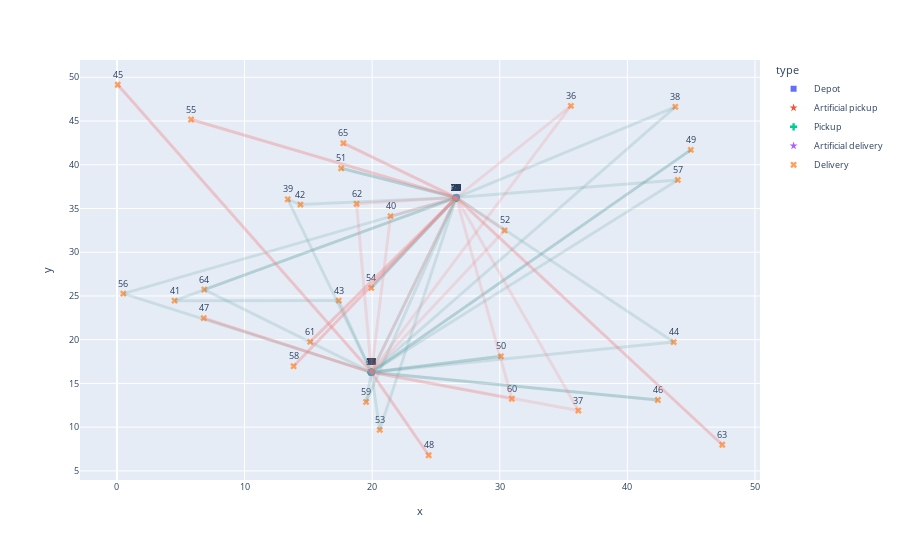

Notebook source saved alongside this figure:
### Code cell
import plotly.express as px
import plotly.graph_objects as go
import matplotlib, random

random.seed(123)
colors = dict(matplotlib.colors.cnames.items())

hex_colors = tuple(colors.values())


fig = px.scatter(df_instance,x="x", y="y", symbol='type', symbol_sequence=["square","star","cross", "star", "x"], color='type', text=df_instance.index, hover_data={"x":False, "y":False,  "d":True, "type":True, "index":df_instance.index})

fig.update_traces(textposition='top center')

fig.update_layout(font=dict(size=9))

# Create scatter trace of text labels

for route in routes:
    
    color = random.choice(hex_colors)
    
    for index_node in range(1, len(route)):
        
        fig.add_shape(type="line",
            x0=df_instance.iloc[route[index_node-1]].x, 
            y0=df_instance.iloc[route[index_node-1]].y,
            x1=df_instance.iloc[route[index_node]].x,
            y1=df_instance.iloc[route[index_node]].y,

            line=dict(color=color,width=3), 
            opacity = 0.2,
            visible = True
        )
        


fig.show(image="svg")

### Figure 1 — Plotly figure (JSON) as saved in the notebook; plotly's stock layout.template omitted (floating-point values rounded to 4 significant figures)
{"data": [{"customdata": [[0, "Depot", 0], [0, "Depot", 1], [0, "Depot", 66], [0, "Depot", 67]], "hovertemplate": "type=%{customdata[1]}<br>index=%{customdata[2]}<br>d=%{customdata[0]}<extra></extra>", "legendgroup": "Depot", "marker": {"color": "#636efa", "symbol": "square"}, "mode": "markers+text", "name": "Depot", "orientation": "v", "showlegend": true, "text": [0, 1, 66, 67], "textposition": "top center", "type": "scatter", "x": [19.94, 26.59, 19.94, 26.59], "xaxis": "x", "y": [16.27, 36.24, 16.27, 36.24], "yaxis": "y"}, {"customdata": [[1, "Artificial pickup", 2], [0, "Artificial pickup", 3]], "hovertemplate": "type=%{customdata[1]}<br>index=%{customdata[2]}<br>d=%{customdata[0]}<extra></extra>", "legendgroup": "Artificial pickup", "marker": {"color": "#EF553B", "symbol": "star"}, "mode": "markers+text", "name": "Artificial pickup", "orientation": "v", "showlegend": true, "text": [2, 3], "textposition": "top center", "type": "scatter", "x": [19.94, 26.59], "xaxis": "x", "y": [16.27, 36.24], "yaxis": "y"}, {"customdata": [[7, "Pickup", 4], [9, "Pickup", 5], [15, "Pickup", 6], [5, "Pickup", 7], [12, "Pickup", 8], [5, "Pickup", 9], [10, "Pickup", 10], [8, "Pickup", 11], [11, "Pickup", 12], [12, "Pickup", 13], [8, "Pickup", 14], [14, "Pickup", 15], [15, "Pickup", 16], [8, "Pickup", 17], [11, "Pickup", 18], [11, "Pickup", 19], [5, "Pickup", 20], [11, "Pickup", 21], [7, "Pickup", 22], [10, "Pickup", 23], [13, "Pickup", 24], [10, "Pickup", 25], [10, "Pickup", 26], [14, "Pickup", 27], [10, "Pickup", 28], [13, "Pickup", 29], [6, "Pickup", 30], [8, "Pickup", 31], [9, "Pickup", 32], [11, "Pickup", 33]], "hovertemplate": "type=%{customdata[1]}<br>index=%{customdata[2]}<br>d=%{customdata[0]}<extra></extra>", "legendgroup": "Pickup", "marker": {"color": "#00cc96", "symbol": "cross"}, "mode": "markers+text", "name": "Pickup", "orientation": "v", "showlegend": true, "text": [4, 5, 6, 7, 8, 9, 10, 11, 12, 13, 14, 15, 16, 17, 18, 19, 20, 21, 22, 23, 24, 25, 26, 27, 28, 29, 30, 31, 32, 33], "textposition": "top center", "type": "scatter", "x": [19.94, 19.94, 19.94, 19.94, 19.94, 19.94, 19.94, 19.94, 19.94, 19.94, 19.94, 19.94, 19.94, 19.94, 19.94, 26.59, 26.59, 26.59, 26.59, 26.59, 26.59, 26.59, 26.59, 26.59, 26.59, 26.59, 26.59, 26.59, 26.59, 26.59], "xaxis": "x", "y": [16.27, 16.27, 16.27, 16.27, 16.27, 16.27, 16.27, 16.27, 16.27, 16.27, 16.27, 16.27, 16.27, 16.27, 16.27, 36.24, 36.24, 36.24, 36.24, 36.24, 36.24, 36.24, 36.24, 36.24, 36.24, 36.24, 36.24, 36.24, 36.24, 36.24], "yaxis": "y"}, {"customdata": [[-1, "Artificial delivery", 34], [0, "Artificial delivery", 35]], "hovertemplate": "type=%{customdata[1]}<br>index=%{customdata[2]}<br>d=%{customdata[0]}<extra></extra>", "legendgroup": "Artificial delivery", "marker": {"color": "#ab63fa", "symbol": "star"}, "mode": "markers+text", "name": "Artificial delivery", "orientation": "v", "showlegend": true, "text": [34, 35], "textposition": "top center", "type": "scatter", "x": [19.94, 26.59], "xaxis": "x", "y": [16.27, 36.24], "yaxis": "y"}, {"customdata": [[-7, "Delivery", 36], [-9, "Delivery", 37], [-15, "Delivery", 38], [-5, "Delivery", 39], [-12, "Delivery", 40], [-5, "Delivery", 41], [-10, "Delivery", 42], [-8, "Delivery", 43], [-11, "Delivery", 44], [-12, "Delivery", 45], [-8, "Delivery", 46], [-14, "Delivery", 47], [-15, "Delivery", 48], [-8, "Delivery", 49], [-11, "Delivery", 50], [-11, "Delivery", 51], [-5, "Delivery", 52], [-11, "Delivery", 53], [-7, "Delivery", 54], [-10, "Delivery", 55], [-13, "Delivery", 56], [-10, "Delivery", 57], [-10, "Delivery", 58], [-14, "Delivery", 59], [-10, "Delivery", 60], [-13, "Delivery", 61], [-6, "Delivery", 62], [-8, "Delivery", 63], [-9, "Delivery", 64], [-11, "Delivery", 65]], "hovertemplate": "type=%{customdata[1]}<br>index=%{customdata[2]}<br>d=%{customdata[0]}<extra></extra>", "legendgroup": "Delivery", "marker": {"color": "#FFA15A", "symbol": "x"}, "mode": "markers+text", "name": "Delivery", "orientation": "v", "showlegend": true, "text": [36, 37, 38, 39, 40, 41, 42, 43, 44, 45, 46, 47, 48, 49, 50, 51, 52, 53, 54, 55, 56, 57, 58, 59, 60, 61, 62, 63, 64, 65], "textposition": "top center", "type": "scatter", "x": [35.57, 36.16, 43.76, 13.39, 21.44, 4.515, 14.38, 17.38, 43.63, 0.062, 42.39, 6.799, 24.43, 44.97, 30.09, 17.57, 30.38, 20.59, 19.93, 5.808, 0.497, 43.95, 13.84, 19.52, 30.95, 15.14, 18.78, 47.44, 6.843, 17.74], "xaxis": "x", "y": [46.73, 11.9, 46.62, 36.05, 34.13, 24.46, 35.45, 24.47, 19.72, 49.15, 13.1, 22.47, 6.787, 41.7, 18.1, 39.6, 32.49, 9.692, 25.91, 45.17, 25.27, 38.26, 16.97, 12.88, 13.25, 19.75, 35.54, 7.99, 25.73, 42.47], "yaxis": "y"}], "layout": {"font": {"size": 9}, "legend": {"title": {"text": "type"}, "tracegroupgap": 0}, "margin": {"t": 60}, "shapes": [{"line": {"color": "#5F9EA0", "width": 3}, "opacity": 0.2, "type": "line", "visible": true, "x0": 19.94, "x1": 19.94, "y0": 16.27, "y1": 16.27}, {"line": {"color": "#5F9EA0", "width": 3}, "opacity": 0.2, "type": "line", "visible": true, "x0": 19.94, "x1": 19.94, "y0": 16.27, "y1": 16.27}, {"line": {"color": "#5F9EA0", "width": 3}, "opacity": 0.2, "type": "line", "visible": true, "x0": 19.94, "x1": 43.63, "y0": 16.27, "y1": 19.72}, {"line": {"color": "#5F9EA0", "width": 3}, "opacity": 0.2, "type": "line", "visible": true, "x0": 43.63, "x1": 26.59, "y0": 19.72, "y1": 36.24}, {"line": {"color": "#5F9EA0", "width": 3}, "opacity": 0.2, "type": "line", "visible": true, "x0": 26.59, "x1": 17.57, "y0": 36.24, "y1": 39.6}, {"line": {"color": "#5F9EA0", "width": 3}, "opacity": 0.2, "type": "line", "visible": true, "x0": 17.57, "x1": 26.59, "y0": 39.6, "y1": 36.24}, {"line": {"color": "#5F9EA0", "width": 3}, "opacity": 0.2, "type": "line", "visible": true, "x0": 26.59, "x1": 19.52, "y0": 36.24, "y1": 12.88}, {"line": {"color": "#5F9EA0", "width": 3}, "opacity": 0.2, "type": "line", "visible": true, "x0": 19.52, "x1": 19.94, "y0": 12.88, "y1": 16.27}, {"line": {"color": "#5F9EA0", "width": 3}, "opacity": 0.2, "type": "line", "visible": true, "x0": 19.94, "x1": 44.97, "y0": 16.27, "y1": 41.7}, {"line": {"color": "#5F9EA0", "width": 3}, "opacity": 0.2, "type": "line", "visible": true, "x0": 44.97, "x1": 19.94, "y0": 41.7, "y1": 16.27}, {"line": {"color": "#5F9EA0", "width": 3}, "opacity": 0.2, "type": "line", "visible": true, "x0": 19.94, "x1": 42.39, "y0": 16.27, "y1": 13.1}, {"line": {"color": "#5F9EA0", "width": 3}, "opacity": 0.2, "type": "line", "visible": true, "x0": 42.39, "x1": 19.94, "y0": 13.1, "y1": 16.27}, {"line": {"color": "#5F9EA0", "width": 3}, "opacity": 0.2, "type": "line", "visible": true, "x0": 19.94, "x1": 43.76, "y0": 16.27, "y1": 46.62}, {"line": {"color": "#5F9EA0", "width": 3}, "opacity": 0.2, "type": "line", "visible": true, "x0": 43.76, "x1": 26.59, "y0": 46.62, "y1": 36.24}, {"line": {"color": "#5F9EA0", "width": 3}, "opacity": 0.2, "type": "line", "visible": true, "x0": 26.59, "x1": 20.59, "y0": 36.24, "y1": 9.692}, {"line": {"color": "#5F9EA0", "width": 3}, "opacity": 0.2, "type": "line", "visible": true, "x0": 20.59, "x1": 19.94, "y0": 9.692, "y1": 16.27}, {"line": {"color": "#5F9EA0", "width": 3}, "opacity": 0.2, "type": "line", "visible": true, "x0": 19.94, "x1": 26.59, "y0": 16.27, "y1": 36.24}, {"line": {"color": "#5F9EA0", "width": 3}, "opacity": 0.2, "type": "line", "visible": true, "x0": 26.59, "x1": 43.95, "y0": 36.24, "y1": 38.26}, {"line": {"color": "#5F9EA0", "width": 3}, "opacity": 0.2, "type": "line", "visible": true, "x0": 43.95, "x1": 19.94, "y0": 38.26, "y1": 16.27}, {"line": {"color": "#5F9EA0", "width": 3}, "opacity": 0.2, "type": "line", "visible": true, "x0": 19.94, "x1": 17.38, "y0": 16.27, "y1": 24.47}, {"line": {"color": "#5F9EA0", "width": 3}, "opacity": 0.2, "type": "line", "visible": true, "x0": 17.38, "x1": 4.515, "y0": 24.47, "y1": 24.46}, {"line": {"color": "#5F9EA0", "width": 3}, "opacity": 0.2, "type": "line", "visible": true, "x0": 4.515, "x1": 26.59, "y0": 24.46, "y1": 36.24}, {"line": {"color": "#5F9EA0", "width": 3}, "opacity": 0.2, "type": "line", "visible": true, "x0": 26.59, "x1": 19.93, "y0": 36.24, "y1": 25.91}, {"line": {"color": "#5F9EA0", "width": 3}, "opacity": 0.2, "type": "line", "visible": true, "x0": 19.93, "x1": 26.59, "y0": 25.91, "y1": 36.24}, {"line": {"color": "#5F9EA0", "width": 3}, "opacity": 0.2, "type": "line", "visible": true, "x0": 26.59, "x1": 0.497, "y0": 36.24, "y1": 25.27}, {"line": {"color": "#5F9EA0", "width": 3}, "opacity": 0.2, "type": "line", "visible": true, "x0": 0.497, "x1": 19.94, "y0": 25.27, "y1": 16.27}, {"line": {"color": "#5F9EA0", "width": 3}, "opacity": 0.2, "type": "line", "visible": true, "x0": 19.94, "x1": 30.09, "y0": 16.27, "y1": 18.1}, {"line": {"color": "#5F9EA0", "width": 3}, "opacity": 0.2, "type": "line", "visible": true, "x0": 30.09, "x1": 19.94, "y0": 18.1, "y1": 16.27}, {"line": {"color": "#5F9EA0", "width": 3}, "opacity": 0.2, "type": "line", "visible": true, "x0": 19.94, "x1": 19.94, "y0": 16.27, "y1": 16.27}, {"line": {"color": "#5F9EA0", "width": 3}, "opacity": 0.2, "type": "line", "visible": true, "x0": 19.94, "x1": 13.39, "y0": 16.27, "y1": 36.05}, {"line": {"color": "#5F9EA0", "width": 3}, "opacity": 0.2, "type": "line", "visible": true, "x0": 13.39, "x1": 14.38, "y0": 36.05, "y1": 35.45}, {"line": {"color": "#5F9EA0", "width": 3}, "opacity": 0.2, "type": "line", "visible": true, "x0": 14.38, "x1": 26.59, "y0": 35.45, "y1": 36.24}, {"line": {"color": "#5F9EA0", "width": 3}, "opacity": 0.2, "type": "line", "visible": true, "x0": 26.59, "x1": 6.843, "y0": 36.24, "y1": 25.73}, {"line": {"color": "#5F9EA0", "width": 3}, "opacity": 0.2, "type": "line", "visible": true, "x0": 6.843, "x1": 19.94, "y0": 25.73, "y1": 16.27}, {"line": {"color": "#5F9EA0", "width": 3}, "opacity": 0.2, "type": "line", "visible": true, "x0": 19.94, "x1": 19.94, "y0": 16.27, "y1": 16.27}, {"line": {"color": "#F08080", "width": 3}, "opacity": 0.2, "type": "line", "visible": true, "x0": 26.59, "x1": 26.59, "y0": 36.24, "y1": 36.24}, {"line": {"color": "#F08080", "width": 3}, "opacity": 0.2, "type": "line", "visible": true, "x0": 26.59, "x1": 26.59, "y0": 36.24, "y1": 36.24}, {"line": {"color": "#F08080", "width": 3}, "opacity": 0.2, "type": "line", "visible": true, "x0": 26.59, "x1": 17.74, "y0": 36.24, "y1": 42.47}, {"line": {"color": "#F08080", "width": 3}, "opacity": 0.2, "type": "line", "visible": true, "x0": 17.74, "x1": 26.59, "y0": 42.47, "y1": 36.24}, {"line": {"color": "#F08080", "width": 3}, "opacity": 0.2, "type": "line", "visible": true, "x0": 26.59, "x1": 30.38, "y0": 36.24, "y1": 32.49}, {"line": {"color": "#F08080", "width": 3}, "opacity": 0.2, "type": "line", "visible": true, "x0": 30.38, "x1": 19.94, "y0": 32.49, "y1": 16.27}, {"line": {"color": "#F08080", "width": 3}, "opacity": 0.2, "type": "line", "visible": true, "x0": 19.94, "x1": 6.799, "y0": 16.27, "y1": 22.47}, {"line": {"color": "#F08080", "width": 3}, "opacity": 0.2, "type": "line", "visible": true, "x0": 6.799, "x1": 19.94, "y0": 22.47, "y1": 16.27}, {"line": {"color": "#F08080", "width": 3}, "opacity": 0.2, "type": "line", "visible": true, "x0": 19.94, "x1": 0.062, "y0": 16.27, "y1": 49.15}, {"line": {"color": "#F08080", "width": 3}, "opacity": 0.2, "type": "line", "visible": true, "x0": 0.062, "x1": 19.94, "y0": 49.15, "y1": 16.27}, {"line": {"color": "#F08080", "width": 3}, "opacity": 0.2, "type": "line", "visible": true, "x0": 19.94, "x1": 35.57, "y0": 16.27, "y1": 46.73}, {"line": {"color": "#F08080", "width": 3}, "opacity": 0.2, "type": "line", "visible": true, "x0": 35.57, "x1": 26.59, "y0": 46.73, "y1": 36.24}, {"line": {"color": "#F08080", "width": 3}, "opacity": 0.2, "type": "line", "visible": true, "x0": 26.59, "x1": 15.14, "y0": 36.24, "y1": 19.75}, {"line": {"color": "#F08080", "width": 3}, "opacity": 0.2, "type": "line", "visible": true, "x0": 15.14, "x1": 26.59, "y0": 19.75, "y1": 36.24}, {"line": {"color": "#F08080", "width": 3}, "opacity": 0.2, "type": "line", "visible": true, "x0": 26.59, "x1": 13.84, "y0": 36.24, "y1": 16.97}, {"line": {"color": "#F08080", "width": 3}, "opacity": 0.2, "type": "line", "visible": true, "x0": 13.84, "x1": 26.59, "y0": 16.97, "y1": 36.24}, {"line": {"color": "#F08080", "width": 3}, "opacity": 0.2, "type": "line", "visible": true, "x0": 26.59, "x1": 47.44, "y0": 36.24, "y1": 7.99}, {"line": {"color": "#F08080", "width": 3}, "opacity": 0.2, "type": "line", "visible": true, "x0": 47.44, "x1": 26.59, "y0": 7.99, "y1": 36.24}, {"line": {"color": "#F08080", "width": 3}, "opacity": 0.2, "type": "line", "visible": true, "x0": 26.59, "x1": 30.95, "y0": 36.24, "y1": 13.25}, {"line": {"color": "#F08080", "width": 3}, "opacity": 0.2, "type": "line", "visible": true, "x0": 30.95, "x1": 19.94, "y0": 13.25, "y1": 16.27}, {"line": {"color": "#F08080", "width": 3}, "opacity": 0.2, "type": "line", "visible": true, "x0": 19.94, "x1": 24.43, "y0": 16.27, "y1": 6.787}, {"line": {"color": "#F08080", "width": 3}, "opacity": 0.2, "type": "line", "visible": true, "x0": 24.43, "x1": 19.94, "y0": 6.787, "y1": 16.27}, {"line": {"color": "#F08080", "width": 3}, "opacity": 0.2, "type": "line", "visible": true, "x0": 19.94, "x1": 21.44, "y0": 16.27, "y1": 34.13}, {"line": {"color": "#F08080", "width": 3}, "opacity": 0.2, "type": "line", "visible": true, "x0": 21.44, "x1": 26.59, "y0": 34.13, "y1": 36.24}, {"line": {"color": "#F08080", "width": 3}, "opacity": 0.2, "type": "line", "visible": true, "x0": 26.59, "x1": 5.808, "y0": 36.24, "y1": 45.17}, {"line": {"color": "#F08080", "width": 3}, "opacity": 0.2, "type": "line", "visible": true, "x0": 5.808, "x1": 26.59, "y0": 45.17, "y1": 36.24}, {"line": {"color": "#F08080", "width": 3}, "opacity": 0.2, "type": "line", "visible": true, "x0": 26.59, "x1": 18.78, "y0": 36.24, "y1": 35.54}, {"line": {"color": "#F08080", "width": 3}, "opacity": 0.2, "type": "line", "visible": true, "x0": 18.78, "x1": 19.94, "y0": 35.54, "y1": 16.27}, {"line": {"color": "#F08080", "width": 3}, "opacity": 0.2, "type": "line", "visible": true, "x0": 19.94, "x1": 36.16, "y0": 16.27, "y1": 11.9}, {"line": {"color": "#F08080", "width": 3}, "opacity": 0.2, "type": "line", "visible": true, "x0": 36.16, "x1": 26.59, "y0": 11.9, "y1": 36.24}, {"line": {"color": "#F08080", "width": 3}, "opacity": 0.2, "type": "line", "visible": true, "x0": 26.59, "x1": 19.94, "y0": 36.24, "y1": 16.27}], "xaxis": {"anchor": "y", "domain": [0, 1], "title": {"text": "x"}}, "yaxis": {"anchor": "x", "domain": [0, 1], "title": {"text": "y"}}}}
